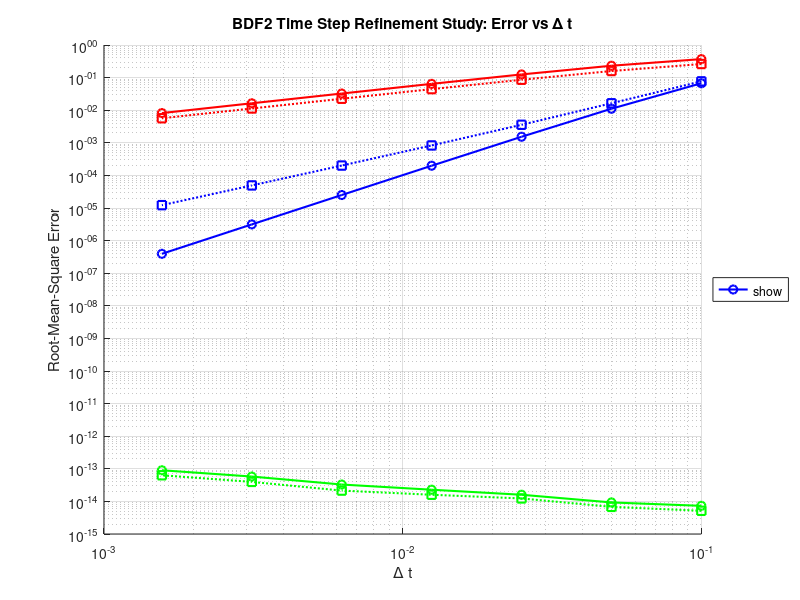

MATLAB code for this plot:
%% Input data
N   = 20;       % number of cells
Amp = 0;        % amplitude of the initial solution variation
A_m = 0.1;      % amplitude of the mesh motion
u_a = 0;        % advection velocity
tend = 2;       % total simulation time

% Time step refinement parameters
k_vals = 0:6;
dt_array = 0.1 * 2.^(-k_vals);
colors = {'b', 'r', 'g'}; % b=Method 1, r=Method 2, g=Method 3

show_sol = 0; % Keep off for refinement study to speed up execution

% Prepare the log-log plot figure
figure(3);
clf;
hold on;
title('BDF2 Time Step Refinement Study: Error vs \Delta t');
xlabel('\Delta t');
ylabel('Root-Mean-Square Error');
set(gca, 'XScale', 'log', 'YScale', 'log'); % Ensure log-log axes
grid on;

%% Outer loop for the 3 methods
for method = 1:3
    
    % Arrays to store the computed errors for this method
    err1_array = zeros(1, length(k_vals));
    err2_array = zeros(1, length(k_vals));
    
    %% Inner loop for different time steps
    for k_idx = 1:length(k_vals)
        dt = dt_array(k_idx);
        M = round(tend / dt); % Total number of time steps

        % Initialisation
        dx = zeros(1,N);    % cell volumes
        xi = zeros(1,N+1);  % face centers
        x  = zeros(1,N);    % cell centers

        dx_tn = zeros(1,N);    % cell volumes at tn
        xi_tn = zeros(1,N+1);  % face centers at tn

        dx_tnm1 = zeros(1,N);    % cell volumes at tn-1
        xi_tnm1 = zeros(1,N+1);  % face centers at tn-1

        xi  = (0:N)/N;              % face centers
        xi0 = (0:N)/N;              % face centers at t=0
        x   = (1:N)/N - 0.5/N;      % cell centers
        dx  = xi(2:N+1) - xi(1:N);  % cell volumes

        % determine the initial condition at the cell center locations x
        rho0     = 1 + Amp*sin(x*2*pi); % initial solution
        rho      = rho0;                % set solution to initial solution
        rho_tn   = rho0;                % set solution at tn
        rho_tnm1 = rho0;                % set solution at tn-1

        L = zeros(N);   % Discretization matrix
        
        alpha = [1 -1 0]; % Time discretization coefficients (first step Backward Euler)
        
        sum_sq_err = 0; % Variable to accumulate error for epsilon_2

        %% Simulation loop
        for t=dt:dt:tend
            dx_tn  = dx;  % store cell volume at tn
            xi_tn  = xi;  % store face center at tn
            rho_tn = rho; % store solution at tn
            
            xi     = xi0 + A_m * sin(2*pi*t) * sin(2*pi*xi0); % face centers at tn+1
            dx     = xi(2:N+1)-xi(1:N);                       % cell volumes at tn+1
            x      = xi(1:N) + dx/2;                          % cell centers at tn+1
            
            dxidt_exnp1   = 2*pi*A_m*cos(2*pi*(t))*sin(2*pi*xi0);         % exact face velocity at tn+1
            dxidt_exnp1_2 = 2*pi*A_m*cos(2*pi*(t-dt/2))*sin(2*pi*xi0);    % exact face velocity at tn+1/2
            
            %% IMPLEMENTATION OF DGCL
            if (t == dt)
                dxidt_dgcl = (xi - xi_tn) / dt;  % BE for first step
            else
                dxidt_dgcl = (1.5*xi - 2*xi_tn + 0.5*xi_tnm1) / dt;                                         
            end
            %%

            if (method == 1)
                dxidt = dxidt_exnp1;
            elseif (method ==2)
                dxidt = dxidt_exnp1_2;
            else
                dxidt = dxidt_dgcl;
            end

            % define the relative face velocity
            dxidt_r = u_a - dxidt;

            % Internal cells
            for i=2:N-1
                L(i,i-1:i+1) = [0 alpha(1)*dx(i) 0] + dt * 0.5*[-dxidt_r(i) dxidt_r(i+1)-dxidt_r(i) dxidt_r(i+1)];
            end
            % Boundary cells
            L(1,1:2)   = [alpha(1)*dx(1) 0] + dt * 0.5*[dxidt_r(2)-dxidt_r(1) dxidt_r(2)];
            L(1,N)     =                    - dt * 0.5*dxidt_r(1);
            L(N,N-1:N) = [0 alpha(1)*dx(N)] + dt * 0.5*[-dxidt_r(N) dxidt_r(N+1)-dxidt_r(N)];
            L(N,1)     =                    + dt * 0.5*dxidt_r(1);

            % solve system
            rho = (L\(-alpha(2)*(dx_tn.*rho_tn)'-alpha(3)*(dx_tnm1.*rho_tnm1)'))';

            % update old variables
            dx_tnm1  = dx_tn;
            rho_tnm1 = rho_tn;
            xi_tnm1  = xi_tn;
            
            % After first time step we can use BDF2
            alpha=[3/2 -2 1/2];
            
            % Accumulate error for epsilon_2 (Exact solution is rho0 because Amp=0)
            sum_sq_err = sum_sq_err + sum((rho - rho0).^2);
            
            % Show intermediate solution (disabled for speed)
            if (show_sol)
                figure(1);
                hold off;
                plot(x,rho,'-x');
                axis([0 1 0.8-Amp 1.2+Amp]);
            end
        end

        % Compute final errors for this dt
        err1_array(k_idx) = sqrt( sum((rho - rho0).^2) / N );
        err2_array(k_idx) = sqrt( sum_sq_err / (N * M) );
    end

    %% Plot the errors for this method
    c = colors{method};
    
    % Epsilon 1: Solid line with circle markers
    plot(dt_array, err1_array, [c '-o'], 'DisplayName', ['Method ' num2str(method) ' (\epsilon_1)'], 'LineWidth', 1.5);
    
    % Epsilon 2: Dotted line with square markers
    plot(dt_array, err2_array, [c ':s'], 'DisplayName', ['Method ' num2str(method) ' (\epsilon_2)'], 'LineWidth', 1.5);
    
end

% Finalize plot
legend('show', 'Location', 'eastoutside');
hold off;
